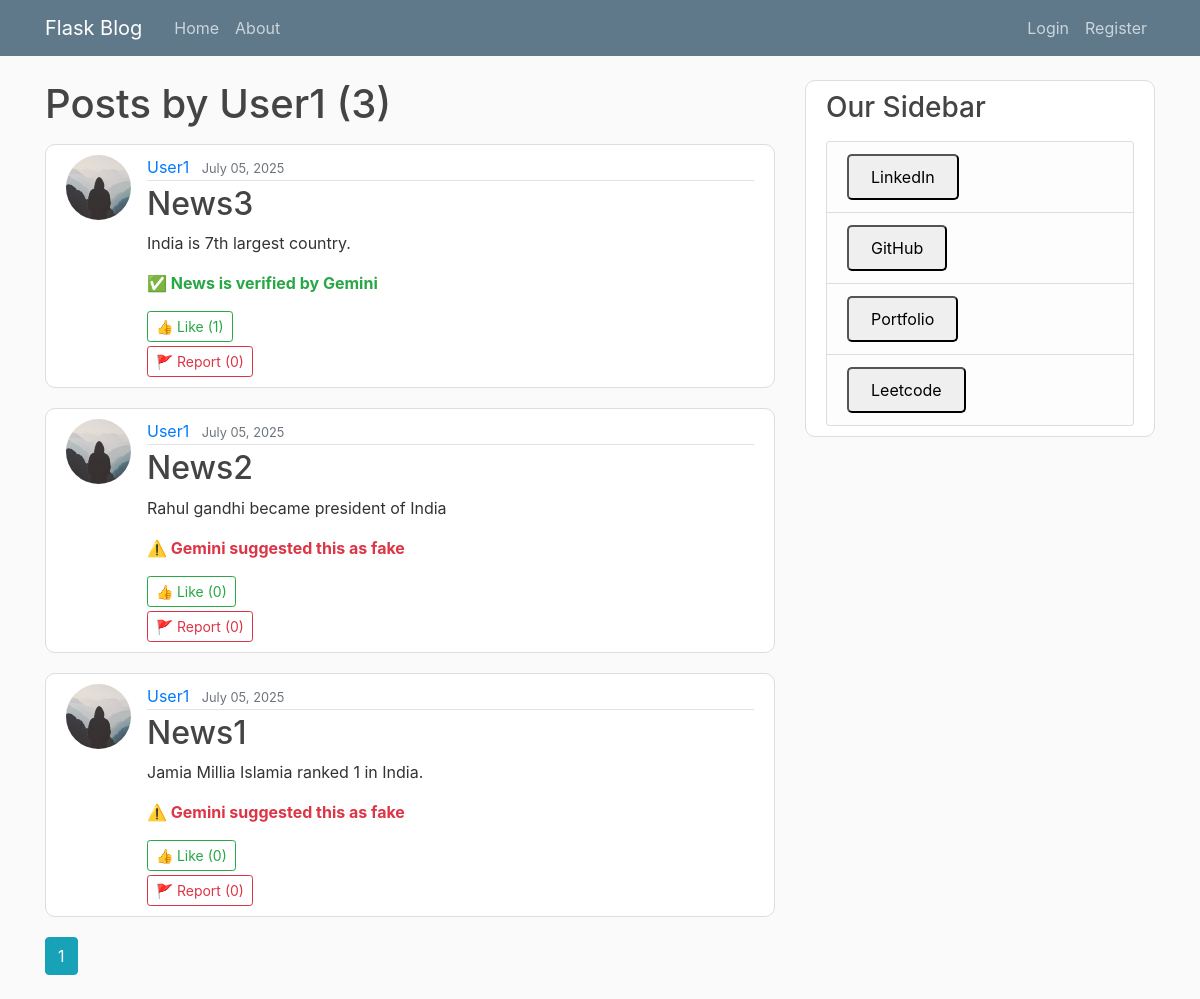
The app's page /user/User1 with its own data.
### flaskblog/models.py (models this page shows, shortened)
class User(db.Model, UserMixin):
    id = db.Column(db.Integer, primary_key=True)
    username = db.Column(db.String(20), unique=True, nullable=False)
    email = db.Column(db.String(120), unique=True, nullable=False)
    image_file = db.Column(db.String(20), nullable=False, default='default.jpg')
    password = db.Column(db.String(60), nullable=False)
    posts = db.relationship('Post', backref='author', lazy=True)
    liked_posts = db.relationship(
        'Post',
        secondary=likes,
        backref=db.backref('liked_by', lazy='dynamic'),
        lazy='dynamic'
    )
    reported_posts = db.relationship(
        'Post',
        secondary=reports,
        backref=db.backref('reported_by', lazy='dynamic'),
        lazy='dynamic'
    )

class Post(db.Model):
    id = db.Column(db.Integer, primary_key=True)
    title = db.Column(db.String(100), nullable=False)
    date_posted = db.Column(db.DateTime, nullable=False, default=datetime.utcnow)
    content = db.Column(db.Text, nullable=False)
    user_id = db.Column(db.Integer, db.ForeignKey('user.id'), nullable=False)
    gemini_verified = db.Column(db.Boolean, nullable=True)  # None = not checked yet
    def likes_count(self):
        return self.liked_by.count()
    def reports_count(self):
        return self.reported_by.count()

### flaskblog/routes.py (the view)
@app.route("/user/<string:username>")
def user_posts(username):
    page = request.args.get('page', 1, type=int)
    user = User.query.filter_by(username=username).first_or_404()
    posts = Post.query.filter_by(author=user).order_by(Post.date_posted.desc()).paginate(page=page, per_page=5)
    return render_template('user_posts.html', posts=posts, user=user)

### flaskblog/templates/user_posts.html (shortened to what this page needs)
{% extends "layout.html" %}
{% block content %}
  <h1 class="mb-3">Posts by {{ user.username }} ({{ posts.total }})</h1>
  {% for post in posts.items %}
  <article class="media content-section">
    <img class="rounded-circle article-img" src="{{ url_for('static', filename='profile_pic/' + post.author.image_file) }}">
    <div class="media-body">
      <div class="article-metadata">
        <a class="mr-2" href="{{ url_for('user_posts', username=post.author.username) }}">{{ post.author.username }}</a>
        <small class="text-muted">{{ post.date_posted.strftime('%B %d, %Y') }}</small>
      </div>
      <h2><a class="article-title" href="{{ url_for('post', post_id=post.id) }}">{{ post.title }}</a></h2>
      <p class="article-content">{{ post.content }}</p>
      {% if post.gemini_verified == true %}
        <p class="text-success"><strong>✅ News is verified by Gemini</strong></p>
      {% elif post.gemini_verified == false %}
        <p class="text-danger"><strong>⚠️ Gemini suggested this as fake</strong></p>
      {% endif %}
      <form method="POST" action="{{ url_for('like_post', post_id=post.id) }}">
        <button class="btn btn-outline-success btn-sm" type="submit">👍 Like ({{ post.likes_count() }})</button>
      </form>
      <form method="POST" action="{{ url_for('report_post', post_id=post.id) }}">
        <button class="btn btn-outline-danger btn-sm mt-1" type="submit">🚩 Report ({{ post.reports_count() }})</button>
      </form>
    </div>
  </article>
  {% endfor %}
  {% for page_num in posts.iter_pages(left_edge=1, right_edge=1, left_current=1, right_current=2) %}
    {% if page_num %}
      {% if posts.page == page_num %}
        <a class="btn btn-info mb-4" href="{{ url_for('user_posts', username=user.username, page=page_num) }}">{{ page_num }}</a>
      {% else %}
        <a class="btn btn-outline-info mb-4" href="{{ url_for('user_posts', username=user.username, page=page_num) }}">{{ page_num }}</a>
      {% endif %}
    {% else %}
      ...
    {% endif %}
  {% endfor %}
{% endblock content %}

### flaskblog/static/main.css (style rules this page uses)
body { background: #fafafa; color: #333333; margin-top: 5rem; }
h1, h2, h3, h4, h5, h6 { color: #444444; }
.content-section { background: #ffffff; padding: 10px 20px; border: 1px solid #dddddd; border-radius: 3px; margin-bottom: 20px; }
.article-title { color: #444444; }
.article-content { white-space: pre-line; }
.article-img { height: 65px; width: 65px; margin-right: 16px; }
.article-metadata { padding-bottom: 1px; margin-bottom: 4px; border-bottom: 1px solid #e3e3e3 }
.content-section { border-radius: 10px; }

### records on screen
User: username "User1"
Post: image_file (placeholder picture), author.username "User1", date_posted "July 05, 2025", title "News3", content "India is 7th largest country.", gemini_verified "✅ News is verified by Gemini", likes_count "1", reports_count "0"
Post: image_file (placeholder picture), author.username "User1", date_posted "July 05, 2025", title "News2", content "Rahul gandhi became president of India", shows "⚠️ Gemini suggested this as fake", likes_count "0", reports_count "0"
Post: image_file (placeholder picture), author.username "User1", date_posted "July 05, 2025", title "News1", content "Jamia Millia Islamia ranked 1 in India.", shows "⚠️ Gemini suggested this as fake", likes_count "0", reports_count "0"

### other values on screen
{{ posts.total }} "3"
{{ page_num }} "1"
